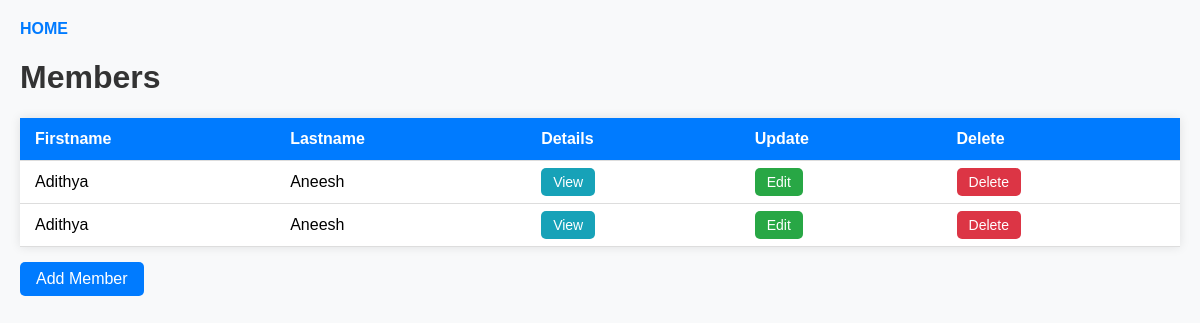
Before: /home/ with the older database file.
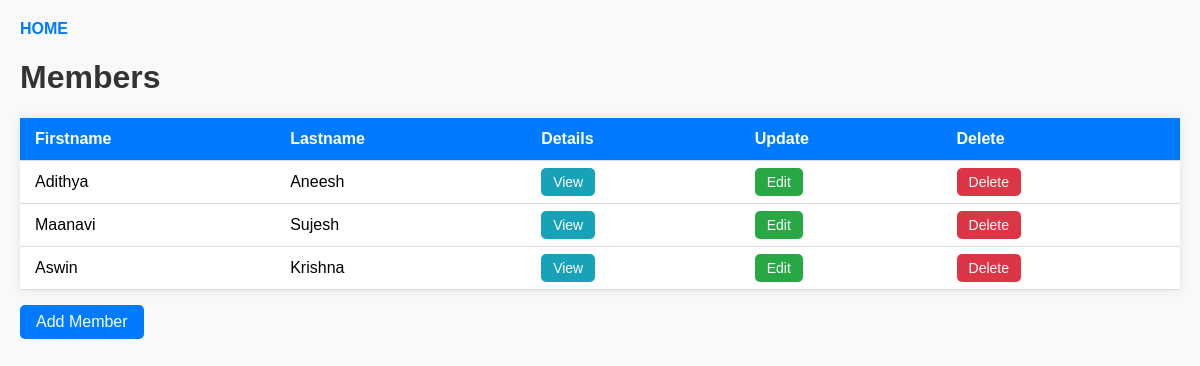
After: the same page with the newer database file.
### app/models.py (models this page shows, shortened)
class App(models.Model):
    firstname = models.CharField(max_length=255)
    lastname = models.CharField(max_length=255)
    phone = models.IntegerField(null=True)
    date = models.DateField(auto_now_add=True)

### app/views.py (the view)
# urls.py: path('home/', views.index,name='home'),
def index(request):
    person = App.objects.all().values()
    return render(request,'index.html',{'person':person})

### app/templates/index.html (shortened to what this page needs)
{% extends "master.html" %}
{% load static %}
{% block content %}
<div>
    <a href="/">HOME</a>
    <h1>Members</h1>
</div>
<table>
    <thead>
        <tr>
            <th>Firstname</th>
            <th>Lastname</th>
            <th>Details</th>
            <th>Update</th>
            <th>Delete</th>
        </tr>
    </thead>
    <tbody>
        {% for x in person %}
        <tr>
            <td>{{ x.firstname }}</td>
            <td>{{ x.lastname }}</td>
            <td><a class="btn btn-view" href="{% url 'details' x.id %}">View</a></td>
            <td><a class="btn btn-edit" href="{% url 'update' x.id %}">Edit</a></td>
            <td><a class="btn btn-delete" href="{% url 'delete' x.id %}">Delete</a></td>
        </tr>
        {% endfor %}
    </tbody>
</table>
<a class="btn-add" href="{% url 'add' %}">Add Member</a>
{% endblock %}

Changed rows visible on the page:
changed App: firstname "Adithya" → "Maanavi"; lastname "Aneesh" → "Sujesh"
added App: firstname "Aswin", lastname "Krishna"
